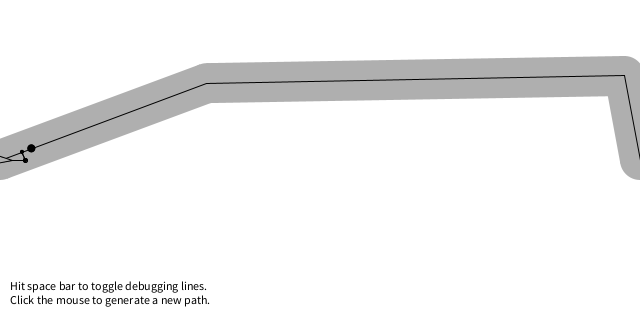
Frame 1 (no input)
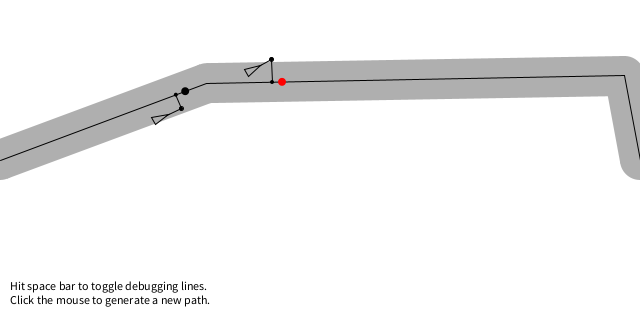
Frame 60 (the mouse pressed at the canvas centre just before this capture)
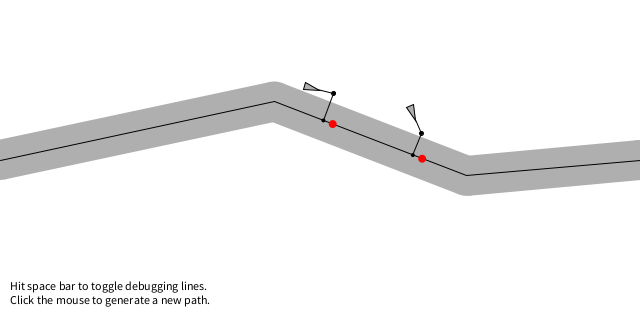
Frame 120 (the mouse held since frame 60 and released just before this capture)

The Processing sketch that drew these frames (run headless with seeded random() and noise(); from frame 60 on, the mouse is pressed at the canvas centre):

// Processing sketch: PathFollowing
// ── PathFollowing.pde
// Path Following
// Daniel Shiffman <http://www.shiffman.net>
// The Nature of Code, Spring 2009

// Via Reynolds: // http://www.red3d.com/cwr/steer/PathFollow.html

// Using this variable to decide whether to draw all the stuff
boolean debug = true;

// A path object (series of connected points)
Path path;

// Two boids
Vehicle car1;
Vehicle car2;

void setup() {
  size(640,320);
  smooth();

  // Call a function to generate new Path object
  newPath();

  //Each boid has different maxspeed and maxforce for demo purposes
  car1 = new Vehicle(new PVector(0,height/2),3,0.05);
  car2 = new Vehicle(new PVector(0,height/2),5,0.1);
}

void draw() {
  background(255);
  // Display the path
  path.display();
  // The boids follow the path
  car1.follow(path);
  car2.follow(path);
  // Call the generic run method (update, borders, display, etc.)
  car1.run();
  car2.run();

  // Instructions
  fill(0);
  text("Hit space bar to toggle debugging lines.\nClick the mouse to generate a new path.",10,height-30);
}

void newPath() {
  // A path is a series of connected points
  // A more sophisticated path might be a curve
  path = new Path();
  path.addPoint(0,height/2);
  path.addPoint(random(0,width/2),random(0,height));
  path.addPoint(random(width/2,width),random(0,height));
  path.addPoint(width,height/2);
}

public void keyPressed() {
  debug = !debug;
}

public void mousePressed() {
  newPath();
}




// ── Path.pde
// Path Following
// Daniel Shiffman <http://www.shiffman.net>
// The Nature of Code, Spring 2009

class Path {

  // A Path is an arraylist of points (PVector objects)
  ArrayList points;
  // A path has a radius, i.e how far is it ok for the boid to wander off
  float radius;

  Path() {
    // Arbitrary radius of 20
    radius = 20;
    points = new ArrayList();
  }

  // Add a point to the path
  void addPoint(float x, float y) {
    PVector point = new PVector(x,y);
    points.add(point);
  }

  // Draw the path
  void display() {

    // Draw the radius as thick lines and circles
    if (debug) {
      // Draw end points
      for (int i = 0; i < points.size(); i++) {
        PVector point = (PVector) points.get(i);
        fill(175);
        noStroke();
        ellipse(point.x,point.y,radius*2,radius*2);
      }

      // Draw Polygon around path
      for (int i = 0; i < points.size()-1; i++) {
        PVector start = (PVector) points.get(i);
        PVector end = (PVector) points.get(i+1);
        PVector line = PVector.sub(end,start);
        PVector normal = new PVector(line.y,-line.x);
        normal.normalize();
        normal.mult(radius);

        // Polygon has four vertices
        PVector a = PVector.add(start, normal);
        PVector b = PVector.add(end, normal);
        PVector c = PVector.sub(end, normal);
        PVector d = PVector.sub(start, normal);

        fill(175);
        noStroke();
        beginShape();
        vertex(a.x,a.y);
        vertex(b.x,b.y);
        vertex(c.x,c.y);
        vertex(d.x,d.y);
        endShape();
      }
    }

    // Draw Regular Line
    stroke(0);
    noFill();
    beginShape();
    for (int i = 0; i < points.size(); i++) {
      PVector loc = (PVector) points.get(i);
      vertex(loc.x,loc.y);
    }
    endShape();

  }

}





// ── Vehicle.pde
// Path Following
// Daniel Shiffman <http://www.shiffman.net>
// The Nature of Code, Spring 2009

// Vehicle class

class Vehicle {

  // All the usual stuff
  PVector loc;
  PVector vel;
  PVector acc;
  float r;
  float maxforce;    // Maximum steering force
  float maxspeed;    // Maximum speed

    // Constructor initialize all values
  Vehicle( PVector l, float ms, float mf) {
    loc = l.get();
    r = 4.0;
    maxspeed = ms;
    maxforce = mf;
    acc = new PVector(0,0);
    vel = new PVector(maxspeed,0);
  }

  // Main "run" function
  public void run() {
    update();
    borders();
    render();
  }


  // This function implements Craig Reynolds' path following algorithm
  // http://www.red3d.com/cwr/steer/PathFollow.html
  void follow(Path p) {

    // Predict location 25 (arbitrary choice) frames ahead
    PVector predict = vel.get();
    predict.normalize();
    predict.mult(25);
    PVector predictLoc = PVector.add(loc, predict);

    // Draw the predicted location
    if (debug) {
      fill(0);
      stroke(0);
      line(loc.x,loc.y,predictLoc.x, predictLoc.y);
      ellipse(predictLoc.x, predictLoc.y,4,4);
    }

    // Now we must find the normal to the path from the predicted location
    // We look at the normal for each line segment and pick out the closest one
    PVector target = null;
    PVector dir = null;
    float record = 1000000;  // Start with a very high record distance that can easily be beaten

    // Loop through all points of the path
    for (int i = 0; i < p.points.size()-1; i++) {

      // Look at a line segment
      PVector a = (PVector) p.points.get(i);
      PVector b = (PVector) p.points.get(i+1);

      // Get the normal point to that line
      PVector normal = getNormalPoint(predictLoc,a,b);

      // Check if normal is on line segment
      float da = PVector.dist(normal,a);
      float db = PVector.dist(normal,b);
      PVector line = PVector.sub(b,a);
      // If it's not within the line segment, consider the normal to just be the end of the line segment (point b)
      if (da + db > line.mag()+1) {
        normal = b.get();
      }

      // How far away are we from the path?
      float d = PVector.dist(predictLoc,normal);
      // Did we beat the record and find the closest line segment?
      if (d < record) {
        record = d;
        // If so the target we want to steer towards is the normal
        target = normal;

        // Look at the direction of the line segment so we can seek a little bit ahead of the normal
        dir = line;
        dir.normalize();
        // This is an oversimplification
        // Should be based on distance to path & velocity
        dir.mult(10);
      }
    }

    // Draw the debugging stuff
    if (debug) {
      // Draw normal location
      fill(0);
      noStroke();
      line(predictLoc.x,predictLoc.y,target.x,target.y);
      ellipse(target.x,target.y,4,4);
      stroke(0);
      // Draw actual target (red if steering towards it)
      line(predictLoc.x,predictLoc.y,target.x,target.y);
      if (record > p.radius) fill(255,0,0);
      noStroke();
      ellipse(target.x+dir.x, target.y+dir.y, 8, 8);
    }

    // Only if the distance is greater than the path's radius do we bother to steer
    if (record > p.radius) {
      target.add(dir);
      seek(target);
    }
  }


  // A function to get the normal point from a point (p) to a line segment (a-b)
  // This function could be optimized to make fewer new Vector objects
  PVector getNormalPoint(PVector p, PVector a, PVector b) {
    // Vector from a to p
    PVector ap = PVector.sub(p,a);
    // Vector from a to b
    PVector ab = PVector.sub(b,a);
    ab.normalize(); // Normalize the line
    // Project vector "diff" onto line by using the dot product
    ab.mult(ap.dot(ab));
    PVector normalPoint = PVector.add(a,ab);
    return normalPoint;
  }


  // Method to update location
  void update() {
    // Update velocity
    vel.add(acc);
    // Limit speed
    vel.limit(maxspeed);
    loc.add(vel);
    // Reset accelertion to 0 each cycle
    acc.mult(0);
  }

  void applyForce(PVector force) {
    // We could add mass here if we want A = F / M
    acc.add(force);
  }


  // A method that calculates and applies a steering force towards a target
  // STEER = DESIRED MINUS VELOCITY
  void seek(PVector target) {
    PVector desired = PVector.sub(target,loc);  // A vector pointing from the location to the target

    // If the magnitude of desired equals 0, skip out of here
    // (We could optimize this to check if x and y are 0 to avoid mag() square root
    if (desired.mag() == 0) return;

    // Normalize desired and scale to maximum speed
    desired.normalize();
    desired.mult(maxspeed);
    // Steering = Desired minus Velocity
    PVector steer = PVector.sub(desired,vel);
    steer.limit(maxforce);  // Limit to maximum steering force

      applyForce(steer);
  }

  void render() {
    // Draw a triangle rotated in the direction of velocity
    float theta = vel.heading2D() + PApplet.radians(90);
    fill(175);
    stroke(0);
    pushMatrix();
    translate(loc.x,loc.y);
    rotate(theta);
    beginShape(PConstants.TRIANGLES);
    vertex(0, -r*2);
    vertex(-r, r*2);
    vertex(r, r*2);
    endShape();
    popMatrix();
  }

  // Wraparound
  void borders() {
    if (loc.x < -r) loc.x = width+r;
    //if (loc.y < -r) loc.y = height+r;
    if (loc.x > width+r) loc.x = -r;
    //if (loc.y > height+r) loc.y = -r;
  }
}
